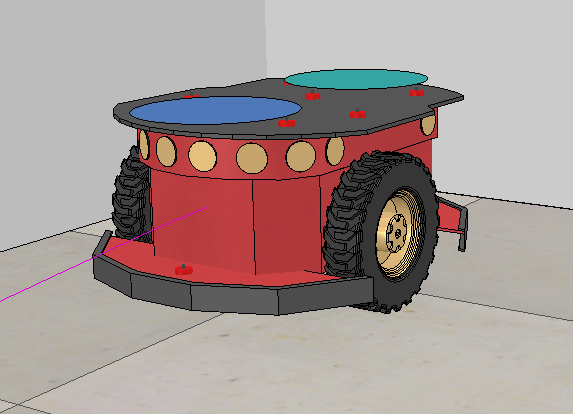
#> input picture DocImg/Robot_AGV_Pioneer.jpg, 573 x 414 px
$ python -i real_time_path_tracking.py   (imports and definitions only)   (older library calls are emulated)
#> lines starting #> are read from the running program, lines starting #| are printed output that depends on the picture; after the words box and inside, x2 and y2 are one past the last pixel; in counts of white or black regions, pixels touching at a corner belong together
#> further down, picture is the input picture: shape (414, 573, 3); mean B, G, R 149, 151.5, 166.9
import cv2
import numpy as np
from queue import PriorityQueue
import matplotlib.pyplot as plt
from numpy.core.arrayprint import printoptions
try:
    import sim
except:
    print ('--------------------------------------------------------------')
    print ('Houve um erro ao erro ao importar o CoppeliaSim ')
    print ('--------------------------------------------------------------')
    print ('')

import time
import ctypes

import sys
sys.path.append("./objects")
from Robot import Robot

d = 0.331 #wheel axis distance
r_w = 0.09751 #wheel radius

front_range = [3, 4, 5, 6]
front_left_range = [1, 2, 3]
front_right_range = [6, 7, 8]
back_right_range = [9, 10, 11]
back_range = [11, 12, 13, 14]
back_left_range = [14, 15, 16]

detection_state = [False for i in range(17)]
sensor = [False for i in range(17)]
distances = [100 for i in range(17)]
dsnv = [False for i in range(17)]
dp = [False for i in range(17)]
dop = [False for i in range(17)]

distances_to_verify_front_range = [0.1, 0.2, 0.2, 0.1]


def obstacles_grid(img):
    # getting the walls
    mask_wall = cv2.inRange(img, np.array([230,230,230]),np.array([240,240,240]))
#> mask_wall: shape (414, 573); every value is 0
    # getting the rims
    mask_rim = cv2.inRange(img, 0, 0)
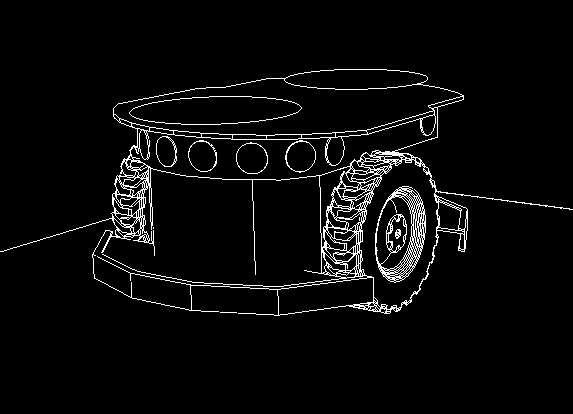
#> mask_rim: shape (414, 573); 4.1% white in thin lines or dots, all inside (x1, y1, x2, y2) = (0, 69, 573, 316)
    mask_total = cv2.bitwise_or(mask_wall,mask_rim,mask_rim)
    mask_total = cv2.bitwise_not(mask_total)
    return mask_total

# [218 lines left out: functions get_front_disk_position, get_back_disk_position, get_robot_orientation, get_robot_position, get_goal_position, search and 3 more, not called in this run]

def is_near(robot_center, point, dist_thresh = 0.25):
    dist = np.sqrt((robot_center[0]-point[0])**2 + (robot_center[1]-point[1])**2)
    return dist<=dist_thresh

def get_distance(points1, points2):
    return np.sqrt(np.sum(np.square(points1 - points2), axis=1))

class pid():
    def __init__(self, kp, ki, kd):
        self.kp = kp
        self.ki = ki
        self.kd = kd
        self.error = 0.0
        self.error_old = 0.0
        self.error_sum = 0.0
        self.d_error = self.error - self.error_old
    # [44 lines left out: functions control, send_path_4_drawing, pioneer_robot_model, verify_error, not called in this run]

def measure_distance(arr):
    arr = np.array(arr)
    return np.sqrt(arr.dot(arr))

# [33 lines left out: functions verify_detection_arr, config_sensors, define_direction_to_turn, verify_front_collision, not called in this run]


class Tempo:
    def __init__(self, start, end):
        self.start = start
        self.end = end
    def get_elapsed_time(self):
        return self.end - self.start
    def set_start(self,start):
        self.start = start
    def set_end(self,end):
        self.end = end


lad = 0.5 #look ahead distance


start_time_arr = []
end_time_arr = []
elapsed_time_arr = []

indx = 0
err = 10 #to make a knida do while out of while
kp = 0.5
max_kp = 0.9
min_kp = 0.5
theta = 0.0
dt = 0.0
count = 0
om_sp = 0
d_controller   = pid(kp=0.5, ki=0, kd=0)
omega_controller = pid(0.5, 0., 0.)
clientID = False


# [12 lines left out: function initialize, not called in this run]


try_again = True

# [120 lines left out: functions define_path, go, everything, not called in this run]


        #             if not recalculated:

currentTime = Tempo(0,0)
start_time_arr = []
end_time_arr = []
elapsed_time_arr = []

# [6 lines not run here, left out]

>>> import cv2
>>> picture = cv2.imread('DocImg/Robot_AGV_Pioneer.jpg')
>>> result = obstacles_grid(picture)

$ run again, on DocImg/Cena_Completa.png
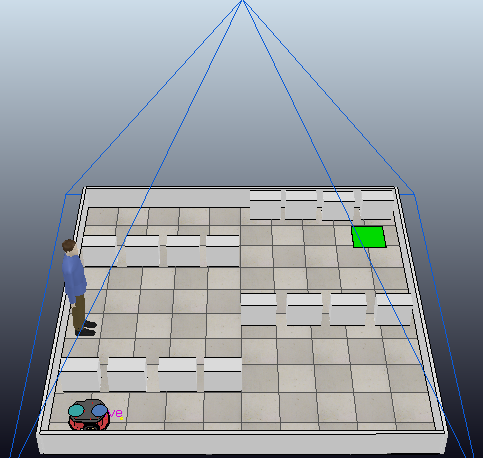
#> input picture DocImg/Cena_Completa.png, 483 x 458 px
#> picture is the input picture: shape (458, 483, 3); mean B, G, R 166.7, 161.1, 155.2
#> mask_wall: shape (458, 483); every value is 0
#> in obstacles_grid, `mask_rim = cv2.inRange(img, 0, 0)`:
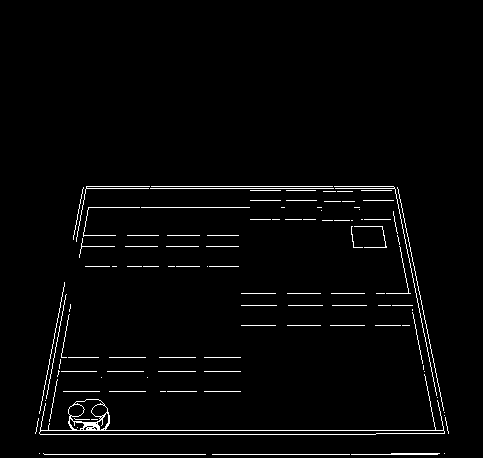
#> mask_rim: shape (458, 483); 2.4% white in thin lines or dots, all inside (x1, y1, x2, y2) = (35, 186, 449, 455)

$ run again, on DocImg/Vista_Superior_Cena.png
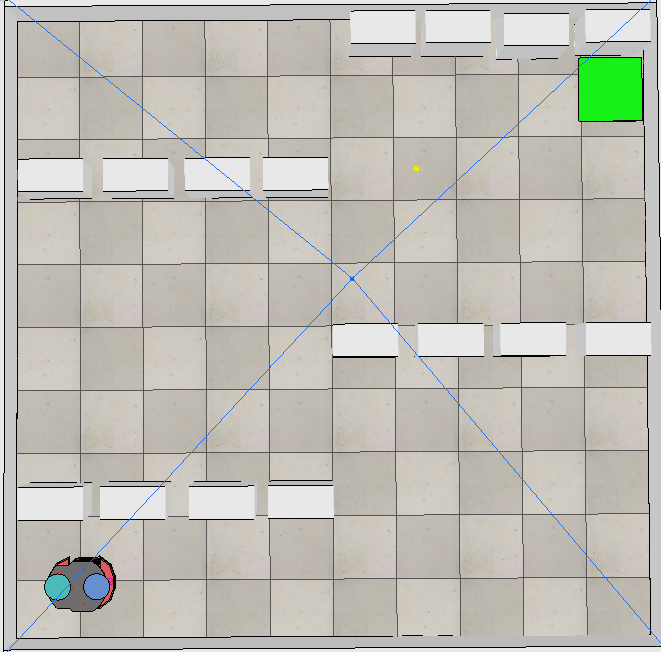
#> input picture DocImg/Vista_Superior_Cena.png, 661 x 652 px
#> picture is the input picture: shape (652, 661, 3); mean B, G, R 181.6, 189.5, 191.1
#> in obstacles_grid, `mask_wall = cv2.inRange(img, np.array([230,230,230]),np.array([240,240..`:
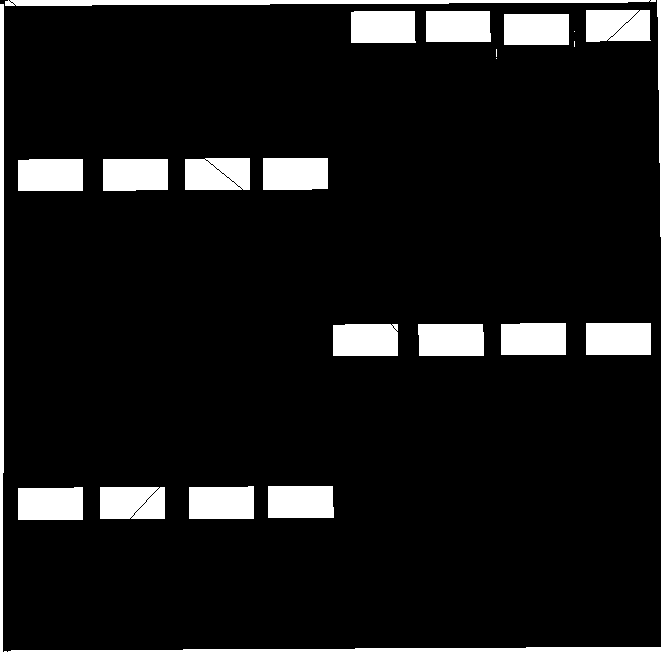
#> mask_wall: shape (652, 661); 9.4% white; 25 white regions (5 under 20 px), largest, box (x1, y1, x2, y2) and area: (5, 0, 656, 6) 2709, (0, 4, 4, 652) 2413, (8, 647, 661, 652) 2222
#> mask_rim: shape (652, 661); 1.8% white in thin lines or dots
#> in obstacles_grid, `mask_total = cv2.bitwise_or(mask_wall,mask_rim,mask_rim)`:
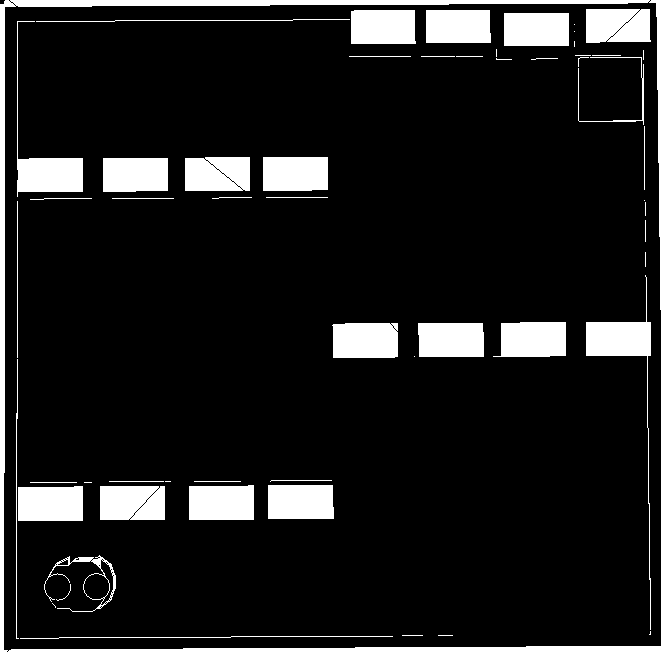
#> mask_total: shape (652, 661); 11.3% white; 57 white regions (17 under 20 px), largest, box (x1, y1, x2, y2) and area: (0, 0, 661, 652) 10122, (586, 275, 651, 630) 2534, (17, 21, 83, 197) 2382
